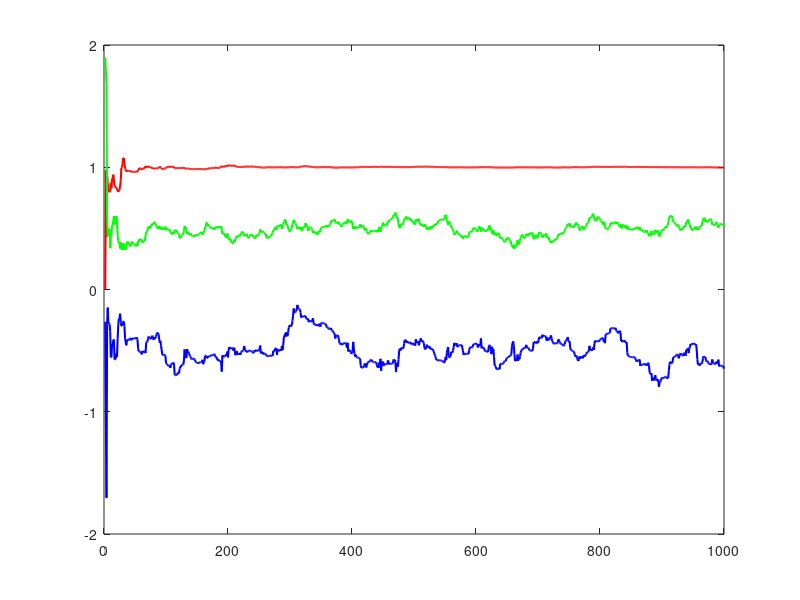

This figure's MATLAB source: (Note: this script raises an error after producing the figure.)
% Recursive Least Square Algorithm (RLS) with Forgetting Factor
N = 1000;
forgetting_factor = 0.98;

% Desired values:
a_desired = 1; 
b_desired = 0.5;
c_desired = -0.5;

U = load('u.mat');
u = U(1).u;
Y = load("y.mat");
y = Y(1).y;

% White Gaussian noise
e = sqrt(0.5) * randn(N, 1);

% Simulate the system: y(t) = -a*y(t-1) + b*u(t-1) + e(t) + c*e(t-1)
for t = 2:N
    y(t) = -a_desired * y(t-1) + b_desired * u(t-1) + c_desired * e(t-1) + e(t);
end

theta_hat = zeros(3, 1); % Initial parameter estimates [a, b, c]
P = 100 * eye(3); % Initial covariance matrix
phi = zeros(3, 1); % Regression vector

% Recursive estimation loop with forgetting factor
theta_history_forgetting = zeros(3, N); % To store parameter estimates over time
for t = 2:N
    % Form the regression vector
    phi = [-y(t-1); u(t-1); e(t-1)];
    
    % Compute prediction error
    epsilon = y(t) - phi' * theta_hat;
    
    % Compute Kalman gain with forgetting factor
    K = P * phi / (forgetting_factor + phi' * P * phi);
    
    % Update parameter estimates
    theta_hat = theta_hat + K * epsilon;
    
    % Update covariance matrix with forgetting factor
    P = (1 / forgetting_factor) * (P - K * phi' * P);
    
    % Store parameter estimates
    theta_history_forgetting(:, t) = theta_hat;
end

% Plot the results for RLS with forgetting factor
figure;
plot(2:N, theta_history_forgetting(1, 2:N), 'r', 'LineWidth', 1.5); hold on;
plot(2:N, theta_history_forgetting(2, 2:N), 'g', 'LineWidth', 1.5);
plot(2:N, theta_history_forgetting(3, 2:N), 'b', 'LineWidth', 1.5);
yline(a_desired, '--r', 'True a');
yline(b_desired, '--g', 'True b');
yline(c_desired, '--b', 'True c');
xlabel('Time step');
ylabel('Parameter estimate');
legend('a estimate', 'b estimate', 'c estimate', 'Location', 'Best');
title('Parameter Estimation using RLS with Forgetting Factor');
grid on;

